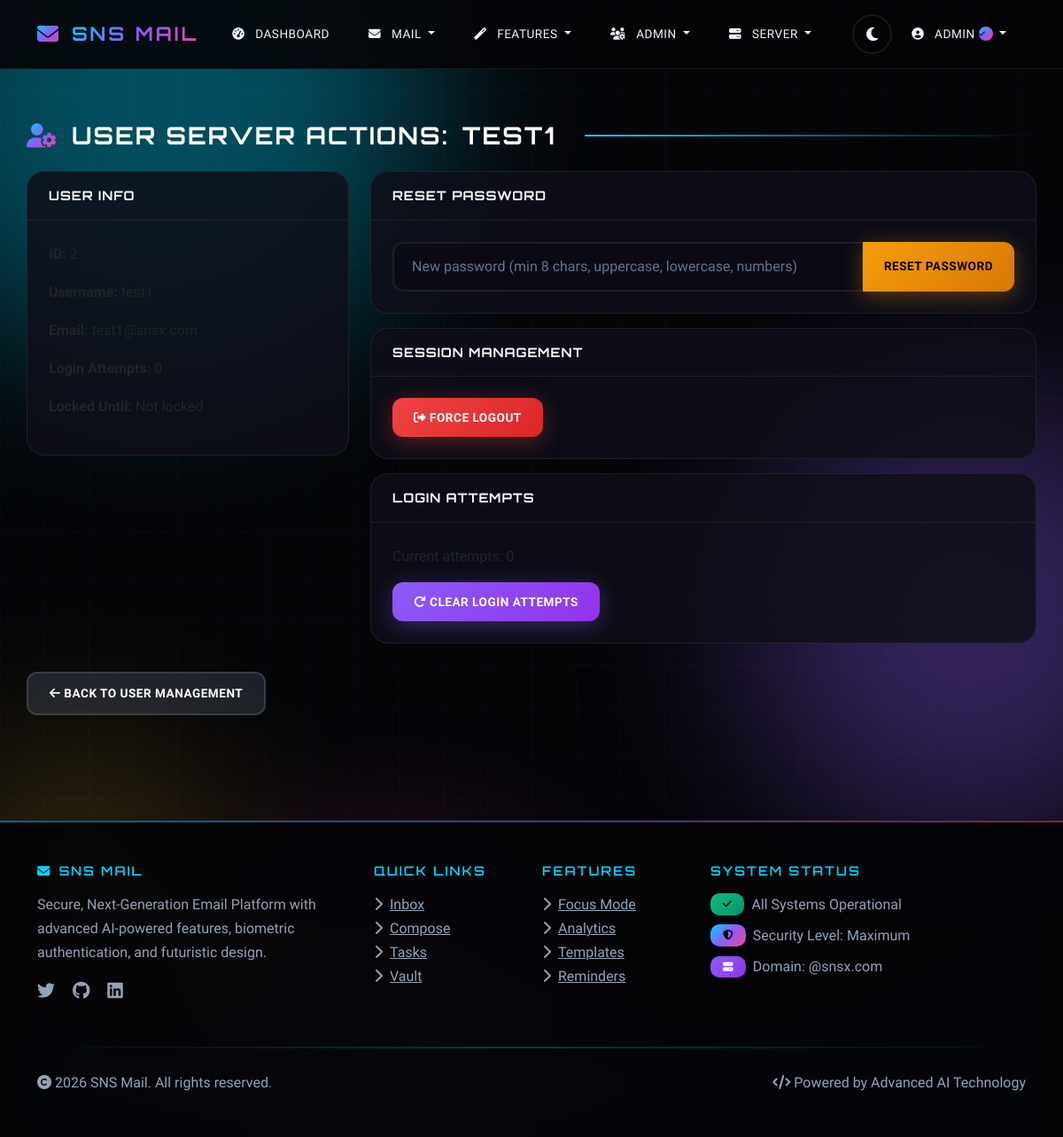
The app's page /user/2/server-actions (signed in) with its own data.
### sns_mail/database/models.py (models this page shows, shortened)
class User(UserMixin, db.Model):
    __tablename__ = 'users'
    id = db.Column(db.Integer, primary_key=True)
    name = db.Column(db.String(100), nullable=False)
    username = db.Column(db.String(50), unique=True, nullable=False)
    email = db.Column(db.String(120), unique=True, nullable=False)
    password_hash = db.Column(db.String(128))
    face_photo = db.Column(db.String(200))
    eye_scan = db.Column(db.String(200))
    totp_secret = db.Column(db.String(16))
    is_2fa_enabled = db.Column(db.Boolean, default=False)
    is_admin = db.Column(db.Boolean, default=False)
    is_server_admin = db.Column(db.Boolean, default=False)
    is_banned = db.Column(db.Boolean, default=False)
    ban_reason = db.Column(db.Text)
    is_verified = db.Column(db.Boolean, default=False)  # Blue tick verification
    created_at = db.Column(db.DateTime, default=datetime.utcnow)
    last_login = db.Column(db.DateTime)
    login_attempts = db.Column(db.Integer, default=0)
    locked_until = db.Column(db.DateTime)
    ai_preferences = db.Column(db.Text)  # JSON for AI learning preferences
    mood_tracking_enabled = db.Column(db.Boolean, default=True)
    focus_mode_enabled = db.Column(db.Boolean, default=False)
    focus_mode_until = db.Column(db.DateTime)
    sent_emails = db.relationship('Email', foreign_keys='Email.sender_id', backref='sender', lazy='dynamic')
    received_emails = db.relationship('Email', foreign_keys='Email.recipient_id', backref='recipient', lazy='dynamic')
    drafts = db.relationship('Draft', backref='user', lazy='dynamic')
    sent_folders = db.relationship('SentFolder', backref='user', lazy='dynamic')
    important_folders = db.relationship('ImportantFolder', backref='user', lazy='dynamic')
    archive_folders = db.relationship('ArchiveFolder', backref='user', lazy='dynamic')
    deleted_folders = db.relationship('DeletedFolder', backref='user', lazy='dynamic')
    spam_folders = db.relationship('SpamFolder', backref='user', lazy='dynamic')
    notes = db.relationship('Note', backref='user', lazy='dynamic')
    tasks = db.relationship('Task', backref='user', lazy='dynamic')
    vault_items = db.relationship('VaultItem', backref='user', lazy='dynamic')
    email_analytics = db.relationship('EmailAnalytics', backref='user', lazy='dynamic')
    scheduled_emails = db.relationship('ScheduledEmail', backref='user', lazy='dynamic')
    mood_logs = db.relationship('MoodLog', backref='user', lazy='dynamic')
    focus_sessions = db.relationship('FocusSession', backref='user', lazy='dynamic')
    email_templates = db.relationship('EmailTemplate', backref='user', lazy='dynamic')

### sns_mail/core/server_routes.py (the view)
@server.route('/user/<int:user_id>/server-actions')
@login_required
def user_server_actions(user_id):
    if not current_user.is_server_admin:
        flash('Access denied. Only server admins can perform server actions.', 'danger')
        return redirect(url_for('client.dashboard'))
    user = User.query.get_or_404(user_id)
    return render_template('server/user_server_actions.html', user=user)

### sns_mail/templates/server/user_server_actions.html (shortened to what this page needs)
{% extends "base.html" %}
{% block content %}
<div class="row">
    <div class="col-12">
        <h2 class="mb-4">
            <i class="fas fa-user-cog text-primary"></i>
            User Server Actions:
            <span class="verified-name">
                {{ user.username }}
            </span>
        </h2>
    </div>
</div>
<div class="row">
    <div class="col-md-4">
        <div class="card">
            <div class="card-header">
                <h5 class="mb-0">User Info</h5>
            </div>
            <div class="card-body">
                <p><strong>ID:</strong> {{ user.id }}</p>
                <p><strong>Username:</strong> {{ user.username }}</p>
                <p><strong>Email:</strong> {{ user.email }}</p>
                <p><strong>Login Attempts:</strong> {{ user.login_attempts }}</p>
                <p><strong>Locked Until:</strong> {{ user.locked_until.strftime('%Y-%m-%d %H:%M') if user.locked_until else 'Not locked' }}</p>
            </div>
        </div>
    </div>
    <div class="col-md-8">
        <div class="card mb-3">
            <div class="card-header">
                <h5 class="mb-0">Reset Password</h5>
            </div>
            <div class="card-body">
                <form action="{{ url_for('server.reset_user_password', user_id=user.id) }}" method="POST">
                    <div class="input-group">
                        <input type="password" name="new_password" class="form-control" placeholder="New password (min 8 chars, uppercase, lowercase, numbers)" required>
                        <button type="submit" class="btn btn-warning">Reset Password</button>
                    </div>
                </form>
            </div>
        </div>
        <div class="card mb-3">
            <div class="card-header">
                <h5 class="mb-0">Session Management</h5>
            </div>
            <div class="card-body">
                <form action="{{ url_for('server.force_user_logout', user_id=user.id) }}" method="POST" style="display: inline;">
                    <button type="submit" class="btn btn-danger" onclick="return confirm('Force logout this user?')">
                        <i class="fas fa-sign-out-alt"></i> Force Logout
                    </button>
                </form>
            </div>
        </div>
        <div class="card mb-3">
            <div class="card-header">
                <h5 class="mb-0">Login Attempts</h5>
            </div>
            <div class="card-body">
                <p>Current attempts: {{ user.login_attempts }}</p>
                <form action="{{ url_for('server.clear_login_attempts', user_id=user.id) }}" method="POST">
                    <button type="submit" class="btn btn-info">
                        <i class="fas fa-redo"></i> Clear Login Attempts
                    </button>
                </form>
            </div>
        </div>
    </div>
</div>
<div class="mt-3">
    <a href="{{ url_for('server.user_management') }}" class="btn btn-secondary">
        <i class="fas fa-arrow-left"></i> Back to User Management
    </a>
</div>
{% endblock %}

### sns_mail/templates/base.html (shortened to what this page needs)
<!DOCTYPE html>
<html lang="en">
<head>
    <link href="https://cdn.jsdelivr.net/npm/bootstrap@5.3.0/dist/css/bootstrap.min.css" rel="stylesheet">
    <link href="https://cdnjs.cloudflare.com/ajax/libs/font-awesome/6.4.0/css/all.min.css" rel="stylesheet">
    <link href="{{ url_for('static', filename='css/style.css') }}" rel="stylesheet">
</head>
<body>
    <div class="parallax-container">
        <div class="parallax-grid"></div>
        <div class="parallax-orb orb-1"></div>
        <div class="parallax-orb orb-2"></div>
    </div>
    <div class="wave-container">
    </div>
    <nav class="navbar navbar-expand-lg navbar-dark" id="mainNavbar">
        <div class="container">
            <a class="navbar-brand" href="{{ url_for('auth.index') }}">
                <i class="fas fa-envelope icon-animated"></i>
                <span>SNS Mail</span>
            </a>
            <div class="collapse navbar-collapse" id="navbarNav">
                <ul class="navbar-nav me-auto">
                    {% if current_user.is_authenticated %}
                        <li class="nav-item">
                            <a class="nav-link" href="{{ url_for('client.dashboard') }}">
                                <i class="fas fa-tachometer-alt"></i> Dashboard
                            </a>
                        </li>
                        <li class="nav-item dropdown">
                            <a class="nav-link dropdown-toggle" href="#" role="button" data-bs-toggle="dropdown">
                                <i class="fas fa-envelope"></i> Mail
                            </a>
                        </li>
                        <li class="nav-item dropdown">
                            <a class="nav-link dropdown-toggle" href="#" role="button" data-bs-toggle="dropdown">
                                <i class="fas fa-magic"></i> Features
                            </a>
                        </li>
                        {% if current_user.is_admin or current_user.is_server_admin %}
                            <li class="nav-item dropdown">
                                <a class="nav-link dropdown-toggle" href="#" role="button" data-bs-toggle="dropdown">
                                    <i class="fas fa-users-cog"></i> Admin
                                </a>
                            </li>
                        {% endif %}
                        {% if current_user.is_server_admin %}
                            <li class="nav-item dropdown">
                                <a class="nav-link dropdown-toggle" href="#" role="button" data-bs-toggle="dropdown">
                                    <i class="fas fa-server"></i> Server
                                </a>
                            </li>
                        {% endif %}
                    {% endif %}
                </ul>
                <ul class="navbar-nav d-flex align-items-center">
                    <li class="nav-item">
                        <button class="theme-toggle" id="themeToggle" title="Toggle Theme">
                            <i class="fas fa-moon" id="themeIcon"></i>
                        </button>
                    </li>
                    {% if current_user.is_authenticated %}
                        <li class="nav-item dropdown">
                            <a class="nav-link dropdown-toggle" href="#" role="button" data-bs-toggle="dropdown">
                                <i class="fas fa-user-circle"></i>
                                <span class="verified-name">
                                    {{ current_user.username }}
                                    {% if current_user.is_verified %}
                                        <span class="verified-badge verified-badge-sm" data-tooltip="Verified User">
                                            <i class="fas fa-check"></i>
                                        </span>
                                    {% endif %}
                                </span>
                            </a>
                        </li>
                    {% endif %}
                </ul>
            </div>
        </div>
    </nav>
    <main class="container mt-4">
        {% block content %}{% endblock %}
    </main>
    <footer class="text-light mt-5 py-5">
        <div class="container">
            <div class="row">
                <div class="col-lg-4 mb-4">
                    <h5><i class="fas fa-envelope me-2 icon-pulse"></i>SNS Mail</h5>
                    <p class="mt-3">Secure, Next-Generation Email Platform with advanced AI-powered features, biometric authentication, and futuristic design.</p>
                    <div class="mt-3">
                        <a href="#" class="text-secondary me-3"><i class="fab fa-twitter fa-lg icon-animated"></i></a>
                        <a href="#" class="text-secondary me-3"><i class="fab fa-github fa-lg icon-animated"></i></a>
                        <a href="#" class="text-secondary me-3"><i class="fab fa-linkedin fa-lg icon-animated"></i></a>
                    </div>
                </div>
                <div class="col-lg-2 col-md-4 mb-4">
                    <h5>Quick Links</h5>
                    <ul class="list-unstyled mt-3">
                        <li><a href="{{ url_for('client.inbox') }}" class="text-secondary"><i class="fas fa-chevron-right me-2"></i>Inbox</a></li>
                        <li><a href="{{ url_for('client.compose') }}" class="text-secondary"><i class="fas fa-chevron-right me-2"></i>Compose</a></li>
                        <li><a href="{{ url_for('features.tasks') }}" class="text-secondary"><i class="fas fa-chevron-right me-2"></i>Tasks</a></li>
                        <li><a href="{{ url_for('features.vault') }}" class="text-secondary"><i class="fas fa-chevron-right me-2"></i>Vault</a></li>
                    </ul>
                </div>
                <div class="col-lg-2 col-md-4 mb-4">
                    <h5>Features</h5>
                    <ul class="list-unstyled mt-3">
                        <li><a href="{{ url_for('features.focus_mode') }}" class="text-secondary"><i class="fas fa-chevron-right me-2"></i>Focus Mode</a></li>
                        <li><a href="{{ url_for('features.analytics') }}" class="text-secondary"><i class="fas fa-chevron-right me-2"></i>Analytics</a></li>
                        <li><a href="{{ url_for('features.templates') }}" class="text-secondary"><i class="fas fa-chevron-right me-2"></i>Templates</a></li>
                        <li><a href="{{ url_for('features.reminders') }}" class="text-secondary"><i class="fas fa-chevron-right me-2"></i>Reminders</a></li>
                    </ul>
                </div>
                <div class="col-lg-4 col-md-4 mb-4">
                    <h5>System Status</h5>
                    <div class="mt-3">
                        <div class="d-flex align-items-center mb-2">
                            <span class="badge bg-success me-2"><i class="fas fa-check icon-pulse"></i></span>
                            <span class="text-secondary">All Systems Operational</span>
                        </div>
                        <div class="d-flex align-items-center mb-2">
                            <span class="badge bg-primary me-2"><i class="fas fa-shield-alt icon-pulse"></i></span>
                            <span class="text-secondary">Security Level: Maximum</span>
                        </div>
                        <div class="d-flex align-items-center">
                            <span class="badge bg-info me-2"><i class="fas fa-server icon-pulse"></i></span>
                            <span class="text-secondary">Domain: @snsx.com</span>
                        </div>
                    </div>
                </div>
            </div>
            <hr>
            <div class="row align-items-center">
                <div class="col-md-6">
                    <p class="mb-0 text-secondary">
                        <i class="fas fa-copyright"></i> 2026 SNS Mail. All rights reserved.
                    </p>
                </div>
                <div class="col-md-6 text-md-end">
                    <p class="mb-0 text-secondary">
                        <i class="fas fa-code"></i> Powered by Advanced AI Technology
                    </p>
                </div>
            </div>
        </div>
    </footer>
</body>
</html>

### records on screen
User: username "ADMIN"
User: username "TEST1", email "test1@snsx.com", login_attempts "0", locked_until "Not locked"
